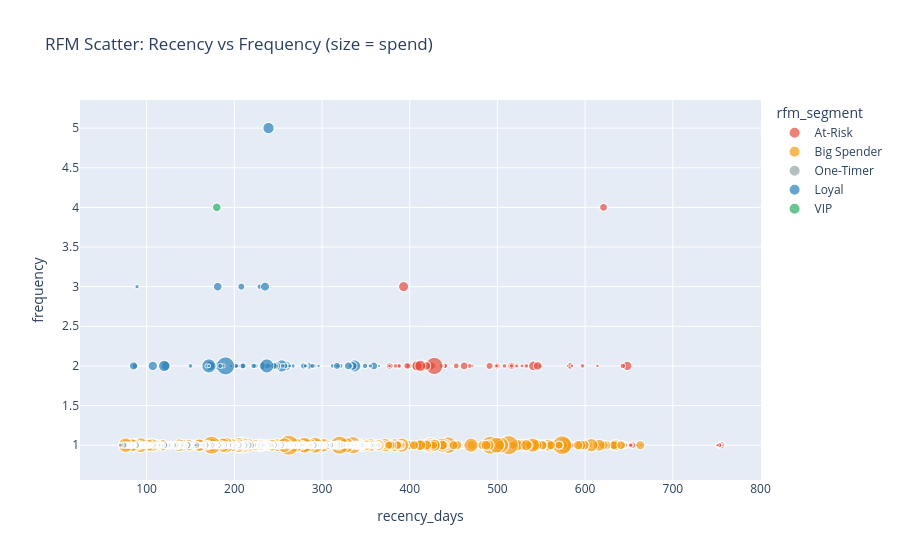

Here is the notebook cell this chart was saved with:
### Code cell
sql2 = """
    SELECT customer_unique_id, recency_days, frequency, monetary, rfm_segment
    FROM olist_marts.mart_customer_rfm WHERE monetary < 5000 LIMIT 5000
"""
df_ind = pd.read_sql(sql2, engine)
fig3 = px.scatter(df_ind, x="recency_days", y="frequency",
    color="rfm_segment", size="monetary",
    title="RFM Scatter: Recency vs Frequency (size = spend)",
    color_discrete_map=colors)
fig3.show()
fig3.write_image("../docs/chart_03_rfm_scatter.png", width=1200, height=600)
print("Saved RFM scatter")

### Figure 1 — Plotly figure (JSON) as saved in the notebook; plotly's stock layout.template omitted (floating-point values rounded to 4 significant figures; data arrays with more than 128 entries replaced by an {"elided": "..."} marker saying what was removed)
{"data": [{"hovertemplate": "rfm_segment=At-Risk<br>recency_days=%{x}<br>frequency=%{y}<br>monetary=%{marker.size}<extra></extra>", "legendgroup": "At-Risk", "marker": {"color": "#e74c3c", "size": {"elided": "1848 float values"}, "sizemode": "area", "sizeref": 8.396, "symbol": "circle"}, "mode": "markers", "name": "At-Risk", "showlegend": true, "type": "scattergl", "x": {"elided": "1848 int values"}, "xaxis": "x", "y": {"elided": "1848 int values"}, "yaxis": "y"}, {"hovertemplate": "rfm_segment=Big Spender<br>recency_days=%{x}<br>frequency=%{y}<br>monetary=%{marker.size}<extra></extra>", "legendgroup": "Big Spender", "marker": {"color": "#f39c12", "size": {"elided": "333 float values"}, "sizemode": "area", "sizeref": 8.396, "symbol": "circle"}, "mode": "markers", "name": "Big Spender", "showlegend": true, "type": "scattergl", "x": {"elided": "333 int values"}, "xaxis": "x", "y": {"elided": "333 int values"}, "yaxis": "y"}, {"hovertemplate": "rfm_segment=One-Timer<br>recency_days=%{x}<br>frequency=%{y}<br>monetary=%{marker.size}<extra></extra>", "legendgroup": "One-Timer", "marker": {"color": "#95a5a6", "size": {"elided": "2737 float values"}, "sizemode": "area", "sizeref": 8.396, "symbol": "circle"}, "mode": "markers", "name": "One-Timer", "showlegend": true, "type": "scattergl", "x": {"elided": "2737 int values"}, "xaxis": "x", "y": {"elided": "2737 int values"}, "yaxis": "y"}, {"hovertemplate": "rfm_segment=Loyal<br>recency_days=%{x}<br>frequency=%{y}<br>monetary=%{marker.size}<extra></extra>", "legendgroup": "Loyal", "marker": {"color": "#2980b9", "size": [504.5, 198.9, 204.9, 611.5, 162.7, 183.9, 103.1, 175.3, 283.3, 362.8, 303.2, 301.0, 350.2, 805.1, 496.9, 1276.0, 148.0, 151.2, 142.0, 476.3, 265.8, 333.0, 177.8, 493.9, 689.0, 375.6, 783.0, 1654.0, 143.7, 182.3, 767.6, 1056.0, 763.2, 158.6, 320.4, 553.8, 78.51, 163.8, 256.4, 81.56, 515.1, 511.2, 157.3, 107.4, 330.1, 356.4, 166.4, 1219.0, 641.2, 157.9, 497.8, 225.0, 124.7, 421.5, 204.9, 127.6, 147.1, 125.1, 236.3, 181.4, 222.6, 609.7, 498.5, 389.5, 125.1, 1114.0, 294.0, 1703.0, 704.3, 239.2, 247.8, 282.9, 405.0, 134.1, 235.0, 113.8, 2783.0, 147.8, 222.0, 609.1, 103.7], "sizemode": "area", "sizeref": 8.396, "symbol": "circle"}, "mode": "markers", "name": "Loyal", "showlegend": true, "type": "scattergl", "x": [359, 343, 341, 341, 318, 312, 296, 291, 287, 285, 281, 281, 279, 259, 256, 254, 247, 245, 242, 232, 229, 209, 204, 186, 182, 175, 172, 171, 169, 150, 122, 120, 107, 89, 87, 85, 365, 355, 349, 342, 341, 340, 340, 339, 339, 337, 337, 337, 335, 333, 330, 321, 318, 317, 289, 281, 267, 263, 258, 255, 249, 248, 246, 245, 241, 239, 238, 237, 235, 224, 222, 210, 208, 202, 202, 196, 190, 187, 184, 181, 171], "xaxis": "x", "y": [2, 2, 2, 2, 2, 2, 2, 2, 2, 2, 2, 2, 2, 2, 2, 2, 2, 2, 2, 2, 3, 2, 2, 2, 2, 2, 2, 2, 2, 2, 2, 2, 2, 3, 2, 2, 2, 2, 2, 2, 2, 2, 2, 2, 2, 2, 2, 2, 2, 2, 2, 2, 2, 2, 2, 2, 2, 2, 2, 2, 2, 2, 2, 2, 2, 5, 2, 2, 3, 2, 2, 2, 3, 2, 2, 2, 2, 2, 2, 3, 2], "yaxis": "y"}, {"hovertemplate": "rfm_segment=VIP<br>recency_days=%{x}<br>frequency=%{y}<br>monetary=%{marker.size}<extra></extra>", "legendgroup": "VIP", "marker": {"color": "#27ae60", "size": [647.0], "sizemode": "area", "sizeref": 8.396, "symbol": "circle"}, "mode": "markers", "name": "VIP", "showlegend": true, "type": "scattergl", "x": [180], "xaxis": "x", "y": [4], "yaxis": "y"}], "layout": {"legend": {"itemsizing": "constant", "title": {"text": "rfm_segment"}, "tracegroupgap": 0}, "title": {"text": "RFM Scatter: Recency vs Frequency (size = spend)"}, "xaxis": {"anchor": "y", "domain": [0, 1], "title": {"text": "recency_days"}}, "yaxis": {"anchor": "x", "domain": [0, 1], "title": {"text": "frequency"}}}}
